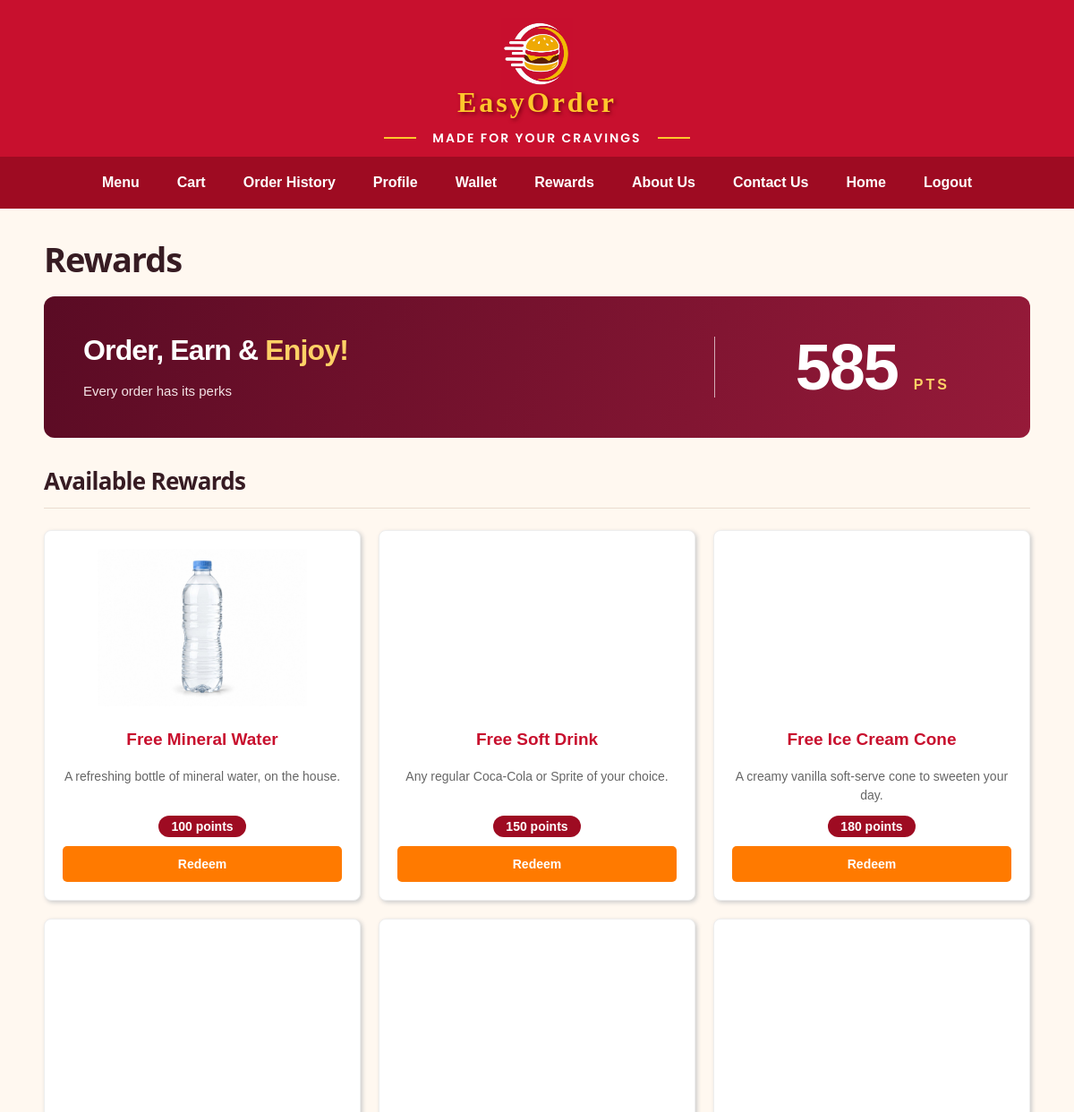
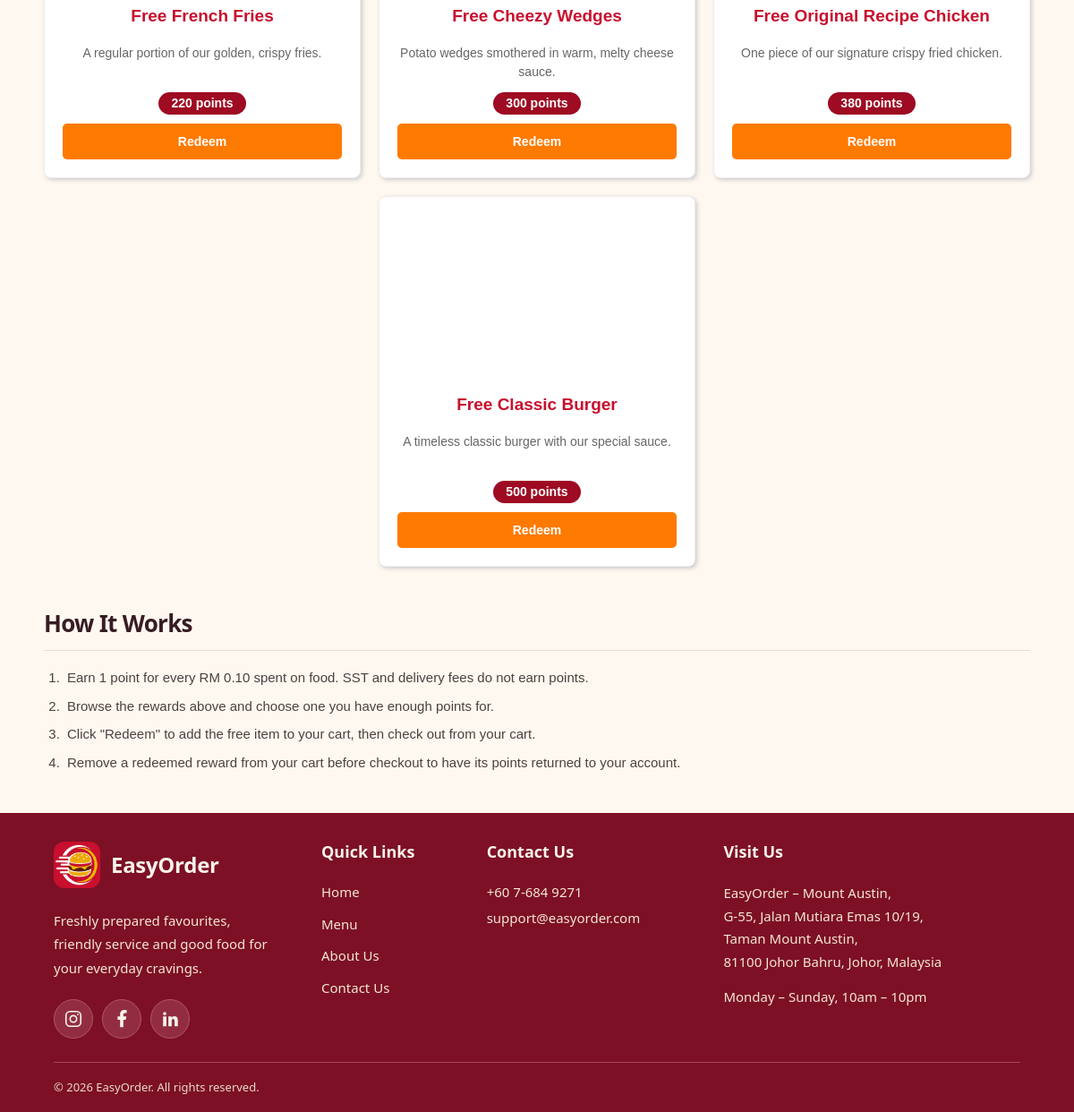
The app's page /reward.php (signed in) with its own data (2 pictures, top to bottom).
### tables this page shows
CREATE TABLE `customer` (
  `customer_id` int(11) NOT NULL,
  `customer_name` varchar(100) NOT NULL,
  `customer_email` varchar(100) NOT NULL,
  `customer_password` varchar(255) NOT NULL,
  `customer_phone` varchar(15) NOT NULL,
  `customer_gender` varchar(10) NOT NULL,
  `customer_dob` date NOT NULL,
  `customer_address` varchar(140) NOT NULL DEFAULT '',
  `customer_state` varchar(30) NOT NULL,
  `customer_city` varchar(50) NOT NULL,
  `customer_postcode` char(5) NOT NULL,
  `customer_points` int(6) NOT NULL DEFAULT 0,
  `customer_joindate` date NOT NULL,
  `customer_isDelete` int(1) NOT NULL DEFAULT 0
);

CREATE TABLE `reward` (
  `reward_id` char(5) NOT NULL,
  `reward_name` varchar(100) NOT NULL,
  `reward_desc` varchar(255) NOT NULL,
  `reward_points` int(6) NOT NULL,
  `reward_product` char(5) NOT NULL,
  `reward_image` varchar(100) NOT NULL,
  `reward_status` varchar(10) NOT NULL,
  `reward_isDelete` int(1) NOT NULL DEFAULT 0
);

### product_catalog_helpers.php (called while the page is built, shortened)
<?php
function catalog_h($value)
{
	return htmlspecialchars((string)$value,ENT_QUOTES,"UTF-8");
}
function catalog_product_image($stored_path)
{
	$path = catalog_local_image_path($stored_path);
	if($path!==null)
	{
		return "image/".rawurlencode(substr($path,6));
	}
	return "image/logo.jpg";
}
function catalog_valid_image_filename($name)
{
	return is_string($name) && $name!=="" && strlen($name)<=249 && preg_match('//u',$name)===1
		&& preg_match('/[\x00-\x1F\x7F\\\\\/:*?"<>|]/u',$name)!==1
		&& rtrim($name," .")===$name
		&& preg_match('/^(?:CON|PRN|AUX|NUL|COM[0-9]|LPT[0-9])(?:\.|$)/i',ltrim($name))!==1
		&& preg_match('/\.(?:php[0-9]*|phtml|pht|phar|cgi|pl|py|asp|aspx|shtml|sh|bat|cmd|exe|com|dll)(?:\.|$)/i',$name)!==1
		&& preg_match('/\.(?:jpe?g|png|webp)$/iD',$name)===1;
}
function catalog_local_image_path($stored_path)
{
	$path = str_replace("\\","/",(string)$stored_path);
	return substr($path,0,6)==="image/" && catalog_valid_image_filename(substr($path,6)) ? $path : null;
}

### reward.php (the view, shortened to what this page needs)
<?php
require_once(__DIR__."/customer_navigation.php");
require_once(__DIR__."/product_catalog_helpers.php");
$mid = $_SESSION["customer_id"];
$available_points = 0;
$stmt = mysqli_prepare($connect,"SELECT customer_points FROM customer WHERE customer_id=? AND customer_isDelete=0");
mysqli_stmt_bind_param($stmt,"i",$mid);
mysqli_stmt_execute($stmt);
$result = mysqli_stmt_get_result($stmt);
if(mysqli_num_rows($result)>0)
{
	$row = mysqli_fetch_assoc($result);
	$available_points = $row["customer_points"];
}
?>
<!DOCTYPE html>
<html lang="en">
<head>
<link rel="stylesheet" href="public.css?v=20261029-rewards1">
<link rel="stylesheet" href="customer.css?v=20261030-reward-banner1">
</head>
<body>
<?php easyorder_render_customer_header(); ?>
<div id="navbar" class="customer-site-navbar">
<?php easyorder_render_customer_navigation_links(isset($_SESSION["customer_id"])); ?>
</div>
<main id="main" class="reward-page">
<div class="reward-page-heading"><h1 tabindex="-1">Rewards</h1></div>
<div id="points-banner" aria-label="Your available loyalty points">
<div class="points-banner-message">
<h2>Order, Earn &amp; <span>Enjoy!</span></h2>
<p class="points-caption">Every order has its perks</p>
</div>
<div class="points" style="--points-characters: <?php echo strlen(number_format((int)$available_points)); ?>" aria-label="<?php echo number_format((int)$available_points); ?> loyalty points"><span class="points-value"><?php
    echo number_format((int)$available_points);
?></span><span class="points-unit">PTS</span></div>
</div>
<h2 class="reward-list-heading">Available Rewards</h2>
<div class="reward-list">
<?php
$reward_result = mysqli_query($connect,"SELECT * FROM reward,product WHERE reward_product=product_id AND reward_isDelete=0 AND reward_status='Active' AND product_status='Active' AND product_stock>0");
while($reward = mysqli_fetch_assoc($reward_result))
{
	$rid = $reward["reward_id"];
	$rname = $reward["reward_name"];
	$rdesc = $reward["reward_desc"];
	$rpoints = $reward["reward_points"];
	$rimage = $reward["reward_image"];
	$reward_image_path = substr((string)$rimage,0,6)==="image/" ? (string)$rimage : "image/".$rimage;
	$reward_image_url = catalog_local_image_path($reward_image_path)!==null && is_file(__DIR__."/".$reward_image_path)
		? catalog_product_image($reward_image_path) : catalog_image_placeholder();
?>
<article class="reward-card" data-reward-id="<?php echo catalog_h($rid); ?>">
<img src="<?php echo catalog_h($reward_image_url); ?>" alt="<?php echo catalog_h($rname); ?>" title="<?php echo catalog_h($rname); ?>" loading="lazy" decoding="async">
<h3 class="reward-name"><?php echo catalog_h($rname); ?></h3>
<p class="reward-desc"><?php echo catalog_h($rdesc); ?></p>
<span class="reward-points"><?php echo (int)$rpoints; ?> points</span>
<?php
if($available_points >= $rpoints)
{
?>
<form method="post" action="reward.php" data-reward-redeem onsubmit="return confirm('Redeem this reward for <?php echo (int)$rpoints; ?> points? It will be added to your cart.')">
<input class="redeem-btn" type="submit" name="redeembtn" value="Redeem">
</form>
<?php
}
else
{
?>
<span class="no-points">Not Enough Points</span>
<?php
}
?>
</article>
<?php
}
?>
</div>
<section class="reward-help" aria-labelledby="reward-help-title">
<h2 id="reward-help-title" class="reward-list-heading">How It Works</h2>
<ol class="reward-help-steps">
<li>Earn 1 point for every RM 0.10 spent on food. SST and delivery fees do not earn points.</li>
<li>Browse the rewards above and choose one you have enough points for.</li>
<li>Click "Redeem" to add the free item to your cart, then check out from your cart.</li>
<li>Remove a redeemed reward from your cart before checkout to have its points returned to your account.</li>
</ol>
</section>
</main>
<?php easyorder_render_customer_footer(isset($_SESSION["customer_id"])); ?>
</body>
</html>

### customer_navigation.php (shortened to what this page needs)
<?php
function easyorder_render_customer_navigation_links($customer_logged_in,$current_page=null)
{
	$current_page = $current_page ?? basename($_SERVER["SCRIPT_NAME"] ?? "index.php");
	$links = $customer_logged_in
		? array(
			array("category.php","Menu"),
			array("cart.php","Cart"),
			array("order_history.php","Order History"),
			array("profile.php","Profile"),
			array("wallet.php","Wallet"),
			array("reward.php","Rewards"),
			array("about.php","About Us"),
			array("contact.php","Contact Us"),
			array("index.php","Home"),
			array("logout.php","Logout")
		)
		: array(
			array("login.php","Login"),
			array("register.php","Sign Up"),
			array("./","Home"),
			array("guest_menu.php","Menu"),
			array("about.php","About Us"),
			array("contact.php","Contact Us")
		);
	foreach($links as $link)
	{
		$confirmation = $link[0]==="logout.php"
			? ' onclick="return confirm(\'Are you sure you want to logout?\')"'
			: "";
		$link_page = $link[0]==="./" ? "index.php" : $link[0];
		$current = $current_page===$link_page ? ' aria-current="page"' : "";
		echo '<a href="'.$link[0].'"'.$current.$confirmation.'>'.$link[1]."</a>\n";
	}
}
function easyorder_render_customer_header()
{
?>
<div id="header" class="customer-site-header">
<img src="image/logo.jpg" width="80" height="80" alt="EasyOrder Logo" title="EasyOrder">
<h1>EasyOrder</h1>
<p class="brand-tagline">MADE FOR YOUR CRAVINGS</p>
</div>
<?php
}
function easyorder_render_customer_footer($customer_logged_in)
{
    $menu_url = $customer_logged_in ? "category.php" : "guest_menu.php";
?>
<footer class="home-footer">
<div class="home-footer-container">
<div class="home-footer-grid">
<section aria-label="About EasyOrder">
<div class="home-footer-brand">
<img src="image/logo.jpg" width="52" height="52" alt="">
<h2>EasyOrder</h2>
</div>
<p class="home-footer-description">Freshly prepared favourites, friendly service and good food for your everyday cravings.</p>
<div class="home-footer-social">
<a href="https://www.instagram.com/" target="_blank" rel="noopener noreferrer" aria-label="Instagram official website (opens in a new tab)" title="Instagram">
<svg viewBox="0 0 24 24" fill="none" stroke="currentColor" stroke-width="1.8" aria-hidden="true" focusable="false">
<rect x="3" y="3" width="18" height="18" rx="5"/>
<circle cx="12" cy="12" r="4"/>
<circle cx="17.5" cy="6.5" r="1" fill="currentColor" stroke="none"/>
</svg>
</a>
<a href="https://www.facebook.com/" target="_blank" rel="noopener noreferrer" aria-label="Facebook official website (opens in a new tab)" title="Facebook">
<svg viewBox="0 0 24 24" fill="currentColor" aria-hidden="true" focusable="false">
<path d="M14 22v-9h3l.5-4H14V7c0-1.2.4-2 2-2h2V1.4C17.3 1.2 16.2 1 15 1c-3 0-5 1.8-5 5v3H7v4h3v9z"/>
</svg>
</a>
<a href="https://www.linkedin.com/" target="_blank" rel="noopener noreferrer" aria-label="LinkedIn official website (opens in a new tab)" title="LinkedIn">
<svg viewBox="0 0 24 24" fill="currentColor" aria-hidden="true" focusable="false">
<circle cx="5.5" cy="5.5" r="2"/>
<path d="M3.5 9h4v12h-4zM10 9h3.8v1.6c.8-1.2 2-1.9 3.6-1.9 3 0 4.1 1.8 4.1 5V21h-4v-6.4c0-1.6-.4-2.7-1.9-2.7-1.4 0-1.6 1.1-1.6 2.7V21h-4z"/>
</svg>
</a>
</div>
</section>
<nav class="home-footer-links" aria-labelledby="home-footer-links-title">
<h3 id="home-footer-links-title">Quick Links</h3>
<ul>
<li><a href="./">Home</a></li>
<li><a href="<?php echo $menu_url; ?>" data-customer-menu-link>Menu</a></li>
<li><a href="about.php">About Us</a></li>
<li><a href="contact.php">Contact Us</a></li>
</ul>
</nav>
<section aria-labelledby="home-footer-contact-title">
<h3 id="home-footer-contact-title">Contact Us</h3>
<div class="home-footer-contact">
<span>+60 7-684 9271</span>
<span>support@easyorder.com</span>
</div>
</section>
<section aria-labelledby="home-footer-visit-title">
<h3 id="home-footer-visit-title">Visit Us</h3>
<address>
EasyOrder &ndash; Mount Austin,<br>
G-55, Jalan Mutiara Emas 10/19,<br>
Taman Mount Austin,<br>
81100 Johor Bahru, Johor, Malaysia
</address>
<div class="home-footer-hours">
<p>Monday &ndash; Sunday, 10am &ndash; 10pm</p>
</div>
</section>
</div>
<div class="home-footer-bottom">
<p>&copy; 2026 EasyOrder. All rights reserved.</p>
</div>
</div>
</footer>
<?php
}

### public.css (style rules this page uses)
* { font-family:Arial; }
body { background-color:#FFF8F0; color:#333333; margin:0px; }
#header { background-color:#C8102E; color:#FFFFFF; text-align:center; padding:20px 10px 20px 10px; }
#header h1 { color:#FFC72C; font-family:"Arial Black"; letter-spacing:3px; text-shadow:2px 2px 4px #7A0014; margin:10px 0px 5px 0px; }
#header p { color:#FFFFFF; font-style:italic; margin:0px; }
#navbar { background-color:#9E0B22; text-align:center; display:flex; justify-content:center; align-items:center; flex-wrap:wrap; padding:10px 0px 10px 0px; }
#navbar a { color:#FFFFFF; font-weight:bold; text-decoration:none; padding:12px 18px 12px 18px; margin:0px 3px 0px 3px; }
#main { width:960px; margin:auto; padding:10px 0px 20px 0px; }
input[type="submit"],input[type="button"],input[type="reset"] { background-color:#FF7A00; color:#FFFFFF; font-weight:bold; border:0px; border-radius:5px; padding:10px 22px 10px 22px; cursor:pointer; }
footer { background-color:#2B2B2B; color:#FFFFFF; text-align:center; padding:20px 10px 20px 10px; margin-top:30px; }
footer a { color:#FFC72C; text-decoration:none; }
#header.customer-site-header { padding-bottom:10px; }
#header.customer-site-header h1 { margin-top:-8px; }
#header.customer-site-header .brand-tagline { display:flex; align-items:center; justify-content:center; gap:18px; margin:10px 0px 0px 0px; font-family:'Poppins',sans-serif; font-size:14px; font-style:normal; font-weight:600; letter-spacing:2px; line-height:22px; white-space:nowrap; }
#header.customer-site-header .brand-tagline::before, #header.customer-site-header .brand-tagline::after { content:""; flex:0 0 36px; height:1.5px; background-color:#FFC72C; }
#navbar.customer-site-navbar { padding-top:8px; padding-bottom:8px; }
footer.home-footer { --footer-background:#7D1025; --footer-text:#F2E5D7; --footer-heading:#F7F3EC; --footer-accent:#FFD36B; background-color:var(--footer-background); color:var(--footer-text); text-align:left; margin-top:0px; padding:0px; }
.home-footer, .home-footer * { box-sizing:border-box; font-family:"Segoe UI",Arial,sans-serif; }
.home-footer-container { width:calc(100% - 96px); max-width:1080px; margin:0px auto; }
.home-footer-grid { display:grid; grid-template-columns:1.15fr 0.65fr 1fr 1.45fr; gap:36px; padding:32px 0px 26px; }
.home-footer a { color:var(--footer-text); text-decoration:none; transition:color 150ms ease,background-color 150ms ease,border-color 150ms ease; }
.home-footer .home-footer-brand { display:inline-flex; align-items:center; gap:12px; color:var(--footer-heading); }
.home-footer-brand img { display:block; width:52px; height:52px; border-radius:12px; }
.home-footer-brand h2 { font-size:24px; font-weight:700; line-height:1.2; letter-spacing:-0.3px; margin:0px; }
.home-footer-description { max-width:240px; font-size:15px; line-height:1.75; margin:18px 0px 0px; }
.home-footer h3 { color:var(--footer-heading); font-size:18px; font-weight:600; line-height:1.3; margin:0px 0px 22px; }
.home-footer-links ul { list-style:none; padding:0px; margin:0px; }
.home-footer-links li { font-size:15px; line-height:1.5; margin:0px 0px 13px; }
.home-footer-links a { text-underline-offset:4px; }
.home-footer address, .home-footer-hours p { color:var(--footer-text); font-size:15px; font-style:normal; line-height:1.7; margin:0px; }
.home-footer-contact { display:flex; flex-direction:column; align-items:flex-start; gap:6px; font-size:15px; line-height:1.5; margin:0px; }
.home-footer-hours { margin-top:14px; }
.home-footer-social { display:flex; gap:10px; margin-top:22px; }
.home-footer .home-footer-social a { display:flex; align-items:center; justify-content:center; width:44px; height:44px; background-color:#922D41; border:1px solid #B05566; border-radius:50%; color:var(--footer-heading); }
.home-footer-social svg { display:block; width:22px; height:22px; }
.home-footer-bottom { border-top:1px solid #A34558; padding:18px 0px; }
.home-footer-bottom p { color:#E8D9CA; font-size:13px; line-height:1.5; margin:0px; }

### records on screen
customer: customer_points "585"
reward: reward_image (picture), reward_name "Free Mineral Water", reward_desc "A refreshing bottle of mineral water, on the house.", reward_points "100"
reward: reward_image (picture), reward_name "Free Soft Drink", reward_desc "Any regular Coca-Cola or Sprite of your choice.", reward_points "150"
reward: reward_image (picture), reward_name "Free Ice Cream Cone", reward_desc "A creamy vanilla soft-serve cone to sweeten your day.", reward_points "180"
reward: reward_image (picture), reward_name "Free French Fries", reward_desc "A regular portion of our golden, crispy fries.", reward_points "220"
reward: reward_image (picture), reward_name "Free Cheezy Wedges", reward_desc "Potato wedges smothered in warm, melty cheese sauce.", reward_points "300"
reward: reward_image (picture), reward_name "Free Original Recipe Chicken", reward_desc "One piece of our signature crispy fried chicken.", reward_points "380"
reward: reward_image (picture), reward_name "Free Classic Burger", reward_desc "A timeless classic burger with our special sauce.", reward_points "500"

### other values on screen
$link[1] "Menu"
$link[1] "Cart"
$link[1] "Order History"
$link[1] "Profile"
$link[1] "Wallet"
$link[1] "Rewards"
$link[1] "About Us"
$link[1] "Contact Us"
$link[1] "Home"
$link[1] "Logout"
